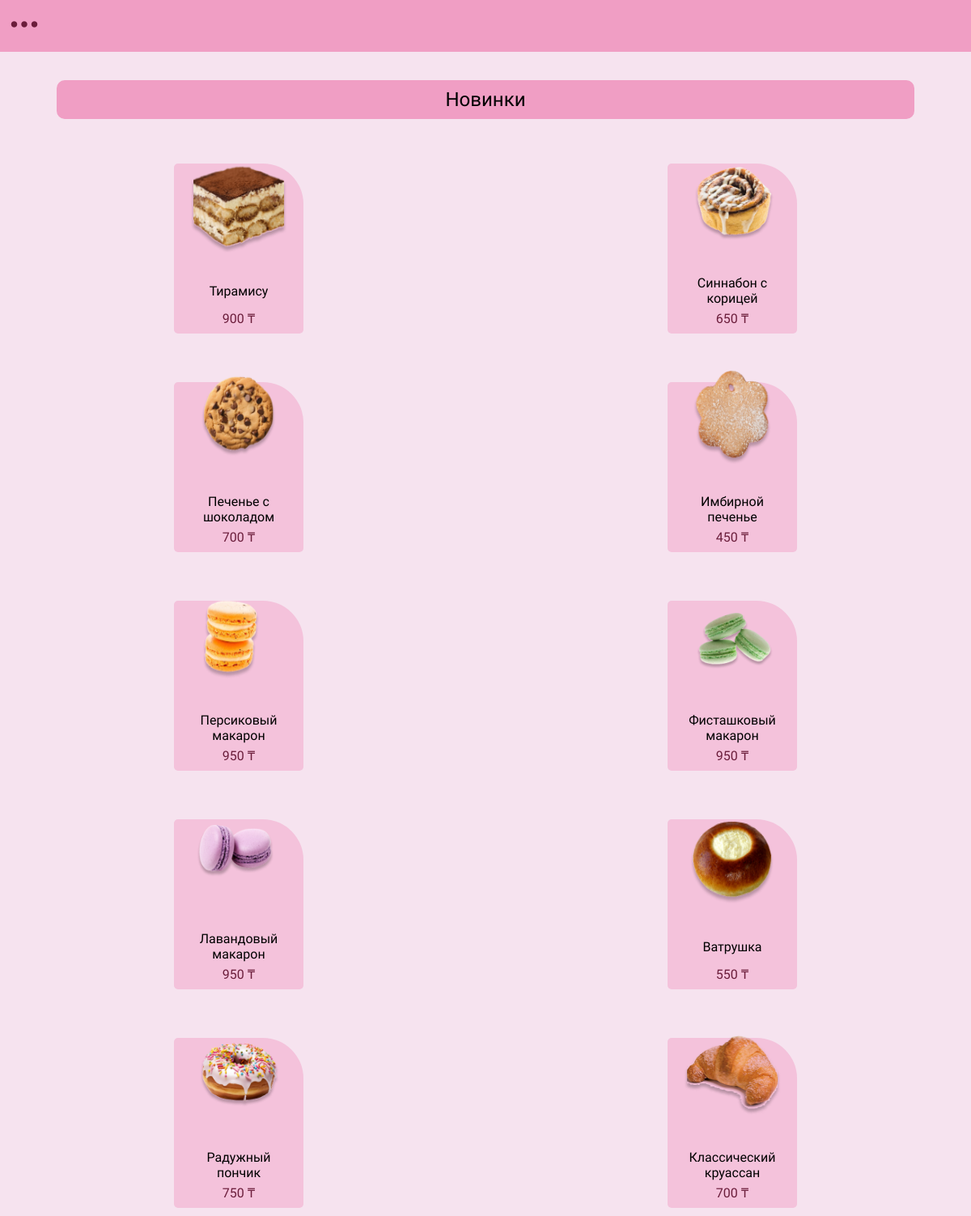
The page / on the database its author committed.
### conf_app/models.py (models this page shows, shortened)
class Product(models.Model):
    title = models.CharField("Название", max_length=255)
    image = models.ImageField("Изображение", upload_to="products/images/", default="")
    category = models.ForeignKey(Category, on_delete=models.CASCADE, verbose_name="Выберите категорию")
    price = models.IntegerField("Цена")
    added_at = models.DateTimeField("Дата и время поступления", default=datetime.now)
    class Meta:
        verbose_name = "Товар"
        verbose_name_plural = "Продукты"

### conf_app/views.py (the view)
# urls.py: path('', views.home_page, name='home_page'),
def home_page(request):
    categories = Category.objects.all()
    products = Product.objects.all().order_by('-added_at')[:10]
    context = {
        'categories': categories,
        'products': products
    }
    return render (request, "./home.html", context)

### conf_app/templates/home.html (shortened to what this page needs)
{% extends 'base.html' %}
{% load static %}
{% block content %}
<section class="second-block">
    <div class="second-block__header is-pink">
        Новинки
    </div>
    <div class="container">
        <div class="category-row">
            {% for product in products %}
            <div class="category-item">
                <a href="#" class="add-to-cart" data-product-id="{{ product.id }}">
                    <img src="{{ product.image.url }}" alt="cupcake" class="category-item__img" />
                    <div class="category-item__body">
                        <span class="category-item__title">{{ product.title }}</span>
                        <p class="category-item__price1">{{ product.price }} &#8376;</p>
                    </div>
                </a>
            </div>
            {% endfor %}
        </div>
    </div>
</section>
{% endblock %}

### conf_app/static/css/style.css (style rules this page uses)
* { padding: 0; margin: 0; box-sizing: border-box; }
body { font-family: "Marmelad", sans-serif; }
:root { --pink: #F09EC4; --secondary: #6B1D3B; --lower: #ECECEC; --black: #000000; --darkpink: #AD5275; --white: #FFFFFF; --ultrapink:#F6E3EF; }
.container { margin-left: 10px; margin-right: 10px; }
.second-block { min-height: 100vh; background-color: var(--ultrapink); }
.second-block__header { background-color: var(--pink); padding: 10px 20px; border-radius: 10px; font-family: "Orelega One", serif; font-size: 24px; color: var(--black); text-align: center; display: block; margin: 40px 60px; position: relative; top: -15px; }
.category-row { display: grid; grid-template-columns: 1fr 1fr; justify-content: center; gap: 60px; }
.category-item { border: solid rgb(240 158 196 / 48%) 0px; padding: 10px; text-align: center; border-top-right-radius: 50px; border-radius: 5px 50px 5px 5px; text-decoration: none; color: var(--black); background-color: rgb(240 158 196 / 48%) ; display: flex; flex-direction: column; justify-content: center; align-items: center; margin: 0 auto; position: relative; width: 160px; height: 210px; }
.category-item__body { padding: 10px; margin: 0 0 10px; }
.category-item__title { font-size: 16px; font-family: "Marmelad", sans-serif; color: var(--black); display: block; margin: 10px 0; padding-bottom: 10px; }
.category-item__price1 { font-size: 16px; padding-top: 5px; font-family: "Marmelad", sans-serif; color: var(--black); margin-bottom: 7px; position: absolute; right: 16px; left: 16px; bottom: 2px; }
.category-item__img { justify-self: center; width: 120px; height: 120px; margin: 0 auto; position: relative; top: -10px; }
.category-item__price1 { font-size: 16px; font-family: "Marmelad", sans-serif; color: var(--secondary); margin-top: 5px; }
.add-to-cart { text-decoration: none; }

### rows shown on the page
Product: image (picture), title "Тирамису", price "900"
Product: image (picture), title "Синнабон с корицей", price "650"
Product: image (picture), title "Печенье с шоколадом", price "700"
Product: image (picture), title "Имбирной печенье", price "450"
Product: image (picture), title "Персиковый макарон", price "950"
Product: image (picture), title "Фисташковый макарон", price "950"
Product: image (picture), title "Лавандовый макарон", price "950"
Product: image (picture), title "Ватрушка", price "550"
Product: image (picture), title "Радужный пончик", price "750"
Product: image (picture), title "Классический круассан", price "700"
